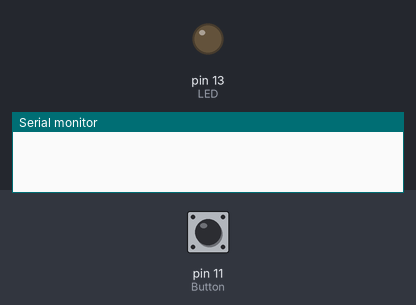
A sketch run on a simulated Arduino Uno, built with avr-gcc and run on an emulated ATmega328P. Shown: output pins drawn as LEDs (lit = HIGH), the last lines printed to the serial monitor. Inputs (shaded band) come from the test bench; at power-on: pin 11 (Button) HIGH.

Above: at 0.8 s.
0.9 s: pin 11 (Button) pulled LOW for 0.15 s
At 0.98 s:
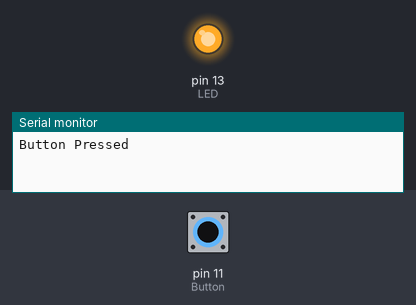
2.5 s: pin 11 (Button) pulled LOW for 3.2 s
At 6.8 s:
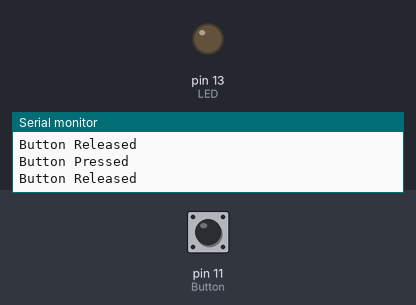
Timing chart, 0 to 8.3 s (numbered marks = the images above; inputs shaded):
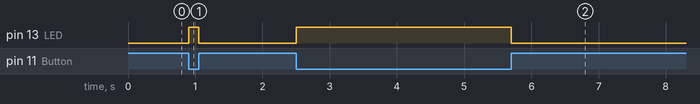

The sketch:

UART_Final.ino
```cpp
#include <avr/io.h>
#include <util/delay.h>
#include "Uart.h"

void init(void);

int main(void) {
    init();
    Uart_Init();

    while (1) {
        // Button check
        if (!(PINB & (1 << 3))) { // Button pressed (active low)
            PORTB |= (1 << 5);  // Turn LED on
            Uart_SendString("Button Pressed\r\n", 16);
            while (!(PINB & (1 << 3))); // Wait for release
            PORTB &= ~(1 << 5); // Turn LED off
            Uart_SendString("Button Released\r\n", 17);
        }

        // Serial command check (minimal)
        if (Uart_IsDataAvailable()) {
            char c = Uart_ReadData();
            if (c == 'L') {
                if (Uart_ReadData() == 'e' && Uart_ReadData() == 'd') {
                    if (Uart_ReadData() == 'O' && Uart_ReadData() == 'n')
                        PORTB |= (1 << 5);  // Turn LED on
                    else if (Uart_ReadData() == 'O' && Uart_ReadData() == 'f' && Uart_ReadData() == 'f')
                        PORTB &= ~(1 << 5); // Turn LED off
                }
            }
        }
    }
}

void init(void) {
    DDRB |= (1 << 5);  // PB5 as output (LED)
    DDRB &= ~(1 << 3); // PB3 as input (Button)
    PORTB |= (1 << 3); // Enable pull-up resistor on PB3
}
```

uart.h
```cpp
#ifndef __UART__
#define __UART__

void Uart_Init(void);

void Uart_SetBaudRate(unsigned short BuadRate);

void Uart_SendChar(unsigned char DataByte);

unsigned char Uart_IsDataAvailable(void);

unsigned char Uart_ReadData();

void Uart_SendString(char DataString[], unsigned char Size);

#endif
```

uart.ino
```cpp
#if !defined(__AVR_ATmega328P__)
#include <avr/iom328p.h>
#endif

#include "Uart.h"


void Uart_Init(void) {

    Uart_SetBaudRate(9600);

    /* Enable USART transmitter/receiver */
    UCSR0B = (1 << TXEN0) | (1 << RXEN0);

    /* 8 data bits, 1 stop bit */
    UCSR0C = (1 << UCSZ01) | (1 << UCSZ00);
}

void Uart_SetBaudRate(unsigned short BuadRate)
{
    unsigned short UBBR = ( (F_CPU / 16) /  BuadRate ) - 1;
    UBRR0L = (UBBR & 0xFF);
    UBRR0H = (( UBBR >> 8 ) & 0xFF);
}


void Uart_SendChar(unsigned char DataByte)
{
    // Wait until Write buffer is empty
    while ( ! (UCSR0A & ( 1 << UDRE0)) );
    UDR0 = DataByte;
}

unsigned char Uart_ReadData(void) {
    // Wait until data is received
    while ( ! (UCSR0A & ( 1 << RXC0)) );
    return UDR0;
}

unsigned char Uart_IsDataAvailable(void)
{
    return (UCSR0A & (1 << RXC0));
}

void Uart_SendString(char DataString[], unsigned char Size){
    int i;
    for (i=0; DataString[i]; i++)
    {
        Uart_SendChar(DataString[i]);
    }
}
```

Measured:
- after the input at 0.9 s, pin 13 (LED): LOW → HIGH at once, → LOW 0.15 s later
- after the input at 2.5 s, pin 13 (LED): LOW → HIGH at once, → LOW 3.2 s later
